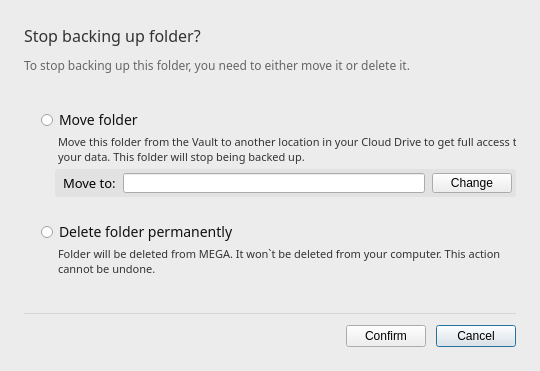
<?xml version="1.0" encoding="UTF-8"?>
<ui version="4.0">
 <class>RemoveBackupDialog</class>
 <widget class="QDialog" name="RemoveBackupDialog">
  <property name="geometry">
   <rect>
    <x>0</x>
    <y>0</y>
    <width>540</width>
    <height>351</height>
   </rect>
  </property>
  <property name="minimumSize">
   <size>
    <width>536</width>
    <height>0</height>
   </size>
  </property>
  <property name="windowTitle">
   <string>Remove backup</string>
  </property>
  <property name="styleSheet">
   <string notr="true">QDialog{
background-color:#ECECEC;
}

QRadioButton::indicator{
width: 13px;
height: 13px;
}
QLabel
{
font-family:Lato Regular;
}</string>
  </property>
  <layout class="QVBoxLayout" name="verticalLayout">
   <property name="spacing">
    <number>10</number>
   </property>
   <property name="leftMargin">
    <number>24</number>
   </property>
   <property name="topMargin">
    <number>24</number>
   </property>
   <property name="rightMargin">
    <number>24</number>
   </property>
   <property name="bottomMargin">
    <number>24</number>
   </property>
   <item>
    <widget class="QLabel" name="lTitle">
     <property name="styleSheet">
      <string notr="true">QLabel{
font-family: SF Pro Text Regular;
font-size:16px;
color:#333333;
}</string>
     </property>
     <property name="text">
      <string>Stop backing up folder?</string>
     </property>
    </widget>
   </item>
   <item>
    <widget class="QLabel" name="lSecondaryText">
     <property name="styleSheet">
      <string notr="true">QLabel{
font-size:12px;
color:#666666;
}</string>
     </property>
     <property name="text">
      <string>To stop backing up this folder, you need to either move it or delete it.</string>
     </property>
    </widget>
   </item>
   <item>
    <layout class="QVBoxLayout" name="verticalLayout_2">
     <property name="spacing">
      <number>4</number>
     </property>
     <property name="leftMargin">
      <number>16</number>
     </property>
     <property name="topMargin">
      <number>25</number>
     </property>
     <property name="bottomMargin">
      <number>25</number>
     </property>
     <item>
      <widget class="QRadioButton" name="rMoveFolder">
       <property name="styleSheet">
        <string notr="true">*{
font-family:Lato Medium;
font-size:14px;
color:#111111;
}</string>
       </property>
       <property name="text">
        <string>Move folder</string>
       </property>
      </widget>
     </item>
     <item>
      <widget class="QLabel" name="lMoveFolder">
       <property name="styleSheet">
        <string notr="true">QLabel{
font-size:11px;
color: #333333;
padding-left:15px;
}</string>
       </property>
       <property name="text">
        <string>Move this folder from the Vault to another location in your Cloud Drive to get full access to
your data. This folder will stop being backed up.</string>
       </property>
      </widget>
     </item>
     <item>
      <layout class="QHBoxLayout" name="horizontalLayout">
       <property name="leftMargin">
        <number>15</number>
       </property>
       <property name="bottomMargin">
        <number>0</number>
       </property>
       <item>
        <widget class="QWidget" name="moveToContainer" native="true">
         <property name="minimumSize">
          <size>
           <width>0</width>
           <height>28</height>
          </size>
         </property>
         <property name="maximumSize">
          <size>
           <width>16777215</width>
           <height>28</height>
          </size>
         </property>
         <property name="styleSheet">
          <string notr="true">#moveToContainer{
background-color:#E2E2E2;
border-radius:3px;
}</string>
         </property>
         <layout class="QHBoxLayout" name="horizontalLayout_3">
          <property name="spacing">
           <number>7</number>
          </property>
          <property name="leftMargin">
           <number>8</number>
          </property>
          <property name="topMargin">
           <number>0</number>
          </property>
          <property name="rightMargin">
           <number>4</number>
          </property>
          <property name="bottomMargin">
           <number>0</number>
          </property>
          <item alignment="Qt::AlignVCenter">
           <widget class="QLabel" name="label_5">
            <property name="styleSheet">
             <string notr="true">QLabel{
font-family:SF Pro Regular;
font-size:13px;
}</string>
            </property>
            <property name="text">
             <string>Move to:</string>
            </property>
           </widget>
          </item>
          <item alignment="Qt::AlignVCenter">
           <widget class="QLineEdit" name="lTarget">
            <property name="minimumSize">
             <size>
              <width>0</width>
              <height>20</height>
             </size>
            </property>
            <property name="maximumSize">
             <size>
              <width>16777215</width>
              <height>20</height>
             </size>
            </property>
            <property name="styleSheet">
             <string notr="true">QLineEdit{
font-family:SF NS Display Regular;
font-size:13px;
}</string>
            </property>
            <property name="text">
             <string/>
            </property>
           </widget>
          </item>
          <item alignment="Qt::AlignVCenter">
           <widget class="QPushButton" name="bChange">
            <property name="minimumSize">
             <size>
              <width>0</width>
              <height>20</height>
             </size>
            </property>
            <property name="maximumSize">
             <size>
              <width>16777215</width>
              <height>20</height>
             </size>
            </property>
            <property name="text">
             <string>Change</string>
            </property>
           </widget>
          </item>
         </layout>
        </widget>
       </item>
      </layout>
     </item>
     <item>
      <spacer name="verticalSpacer">
       <property name="orientation">
        <enum>Qt::Vertical</enum>
       </property>
       <property name="sizeType">
        <enum>QSizePolicy::Fixed</enum>
       </property>
       <property name="sizeHint" stdset="0">
        <size>
         <width>10</width>
         <height>20</height>
        </size>
       </property>
      </spacer>
     </item>
     <item>
      <widget class="QRadioButton" name="rDeleteFolder">
       <property name="styleSheet">
        <string notr="true">*{
font-family:Lato Medium;
font-size:14px;
color:#111111;
}</string>
       </property>
       <property name="text">
        <string>Delete folder permanently</string>
       </property>
      </widget>
     </item>
     <item>
      <widget class="QLabel" name="lDeleteFolder">
       <property name="styleSheet">
        <string notr="true">QLabel{
font-size:11px;
color: #333333;
padding-left:15px;
}</string>
       </property>
       <property name="text">
        <string>Folder will be deleted from MEGA. It won`t be deleted from your computer. This action
cannot be undone.</string>
       </property>
      </widget>
     </item>
    </layout>
   </item>
   <item>
    <widget class="Line" name="line">
     <property name="styleSheet">
      <string notr="true">QFrame{
color:rgba(0,0,0,0.1);
}</string>
     </property>
     <property name="frameShadow">
      <enum>QFrame::Plain</enum>
     </property>
     <property name="orientation">
      <enum>Qt::Horizontal</enum>
     </property>
    </widget>
   </item>
   <item>
    <layout class="QHBoxLayout" name="horizontalLayout_2">
     <property name="spacing">
      <number>10</number>
     </property>
     <property name="bottomMargin">
      <number>0</number>
     </property>
     <item>
      <spacer name="horizontalSpacer">
       <property name="orientation">
        <enum>Qt::Horizontal</enum>
       </property>
       <property name="sizeHint" stdset="0">
        <size>
         <width>40</width>
         <height>20</height>
        </size>
       </property>
      </spacer>
     </item>
     <item>
      <widget class="QPushButton" name="bConfirm">
       <property name="text">
        <string>Confirm</string>
       </property>
      </widget>
     </item>
     <item>
      <widget class="QPushButton" name="bCancel">
       <property name="text">
        <string>Cancel</string>
       </property>
       <property name="default">
        <bool>true</bool>
       </property>
      </widget>
     </item>
    </layout>
   </item>
  </layout>
 </widget>
 <resources/>
 <connections/>
</ui>
